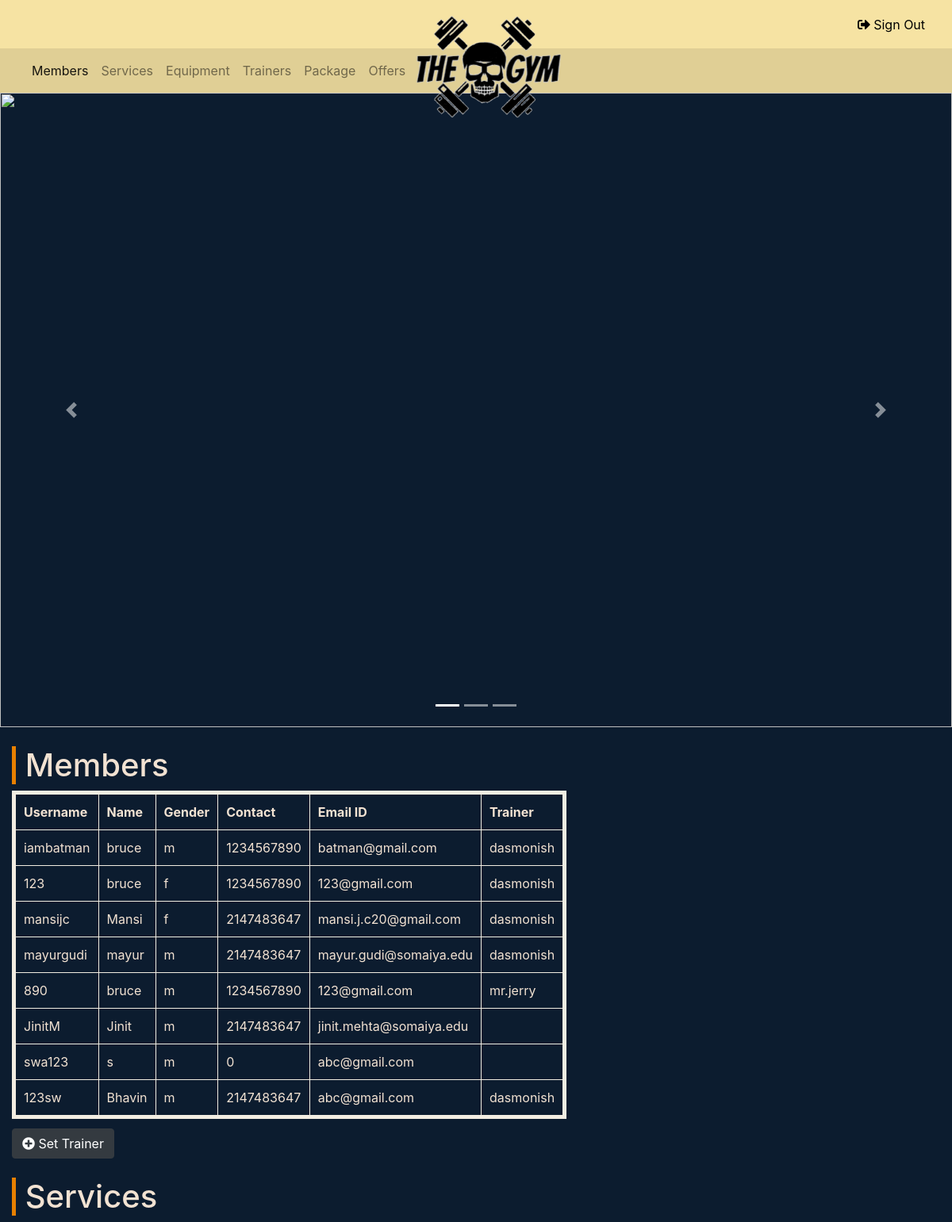
The app's page /admin.php (upper part) with its own data.
### tables this page shows
CREATE TABLE `member` (
  `username` varchar(20) NOT NULL,
  `password` varchar(20) NOT NULL,
  `fname` varchar(20) NOT NULL,
  `mname` varchar(20) NOT NULL,
  `lname` varchar(20) NOT NULL,
  `gender` varchar(1) NOT NULL,
  `dobday` int(2) NOT NULL,
  `dobmonth` varchar(10) NOT NULL,
  `dobyear` int(4) NOT NULL,
  `contact` int(10) NOT NULL,
  `email` varchar(50) NOT NULL,
  `bgroup` varchar(3) NOT NULL,
  `height` int(3) NOT NULL,
  `weight` int(3) NOT NULL
);

CREATE TABLE `schedule` (
  `s_id` int(11) NOT NULL,
  `m_username` varchar(20) NOT NULL,
  `td_username` varchar(20) NOT NULL
);

### admin.php (the view, shortened to what this page needs)
<!DOCTYPE html>
<html>
<head>
	<link rel="stylesheet" type="text/css" href="admin.css">
<link rel="stylesheet" href="https://stackpath.bootstrapcdn.com/bootstrap/4.1.3/css/bootstrap.min.css">
	<link rel="stylesheet" href="https://use.fontawesome.com/releases/v5.2.0/css/all.css">
  <?php
  require 'server.php';
  ?>
	</head>
<body>
  <div class="container-fluid" style="background-color: #f6e3a3;">
      <a href="logout.php"><button type="button" class="btn btn-primary-outline" style="margin: 1% 1% 1% 90%;"><i class="fas fa-sign-out-alt"></i><span id="hidden-xs">  Sign Out</span></button></a>
    </div>
    <nav class="container-fluid navbar navbar-expand-lg sticky-top navbar-light" style="background-color: #e0cf95;">
    <a class="navbar-brand" href="#"><img id="brand-logo" src="images/logo.png"></a>
      <div class="collapse navbar-collapse" id="navbarNavAltMarkup">
        <div class="navbar-nav">
          <a href="#mem" class="nav-item nav-link active" href="#">Members <span class="sr-only">(current)</span></a>
          <a href="#services" class="nav-item nav-link" href="#">Services</a>
          <a href="#equipment" class="nav-item nav-link" href="#">Equipment</a>
          <a href="#trainer" class="nav-item nav-link" id="f">Trainers</a>
          <a href="#pack" class="nav-item nav-link">Package</a>
          <a href="#offer" class="nav-item nav-link">Offers</a>
        </div>
      </div>
    </nav>
		<div id="slideshow" class="carousel slide" data-ride="carousel">
		  <ol class="carousel-indicators">
		    <li data-target="#slideshow" data-slide-to="0" class="active"></li>
		    <li data-target="#slideshow" data-slide-to="1"></li>
		    <li data-target="#slideshow" data-slide-to="2"></li>
		  </ol>
		  <div class="carousel-inner">
		    <div class="carousel-item active">
		      <img src="https://images.unsplash.com/photo-1519505907962-0a6cb0167c73?ixlib=rb-0.3.5&ixid=eyJhcHBfaWQiOjEyMDd9&s=596a977cbd0024e6855fce848c280c11&auto=format&fit=crop&w=1500&q=80" class="desktop_img">
		    </div>
		  </div>
		  <a class="carousel-control-prev" href="#slideshow" role="button" data-slide="prev">
		    <span class="carousel-control-prev-icon" aria-hidden="true"></span>
		  </a>
		  <a class="carousel-control-next" href="#slideshow" role="button" data-slide="next">
		    <span class="carousel-control-next-icon" aria-hidden="true"></span>
		  </a>
		</div>
  <div class="container-fluid">
    <a name="mem"><h1>Members</h1></a>
    <div class="row" id="account-container">
      <div class="col-lg-12">
      <table border="5px" bordercolor="#f2ede2" cellpadding="10">
              <thead>
              <tr>
                  <th>Username</th>
                  <th>Name</th>
                  <th>Gender</th>
                  <th>Contact</th>
                  <th>Email ID</th>
                  <th>Trainer</th>
                </tr>
              </thead>
              <tbody>
        <?php
          $sql = 'SELECT *
              FROM member join schedule on username=m_username';
          $query = mysqli_query($conn, $sql);
              while ($row = mysqli_fetch_array($query))
              {
                echo '
                <tr>
                    <td>'.$row['username'].'</td>
                    <td>'.$row['fname'].'</td>
                    <td>'.$row['gender'].'</td>
                    <td>'.$row['contact'].'</td>
                    <td>'.$row['email'].'</td>
                    <td>'.$row['td_username'].'</td>
                </tr>';
              }
         ?>
        </tbody>
      </table>
      </div>
       <div class="col-lg-6 button-padding">
          <button class="btn btn-dark" type="submit" data-toggle="modal" data-target="#mem-trainer"><i class="fas fa-plus-circle"></i> Set Trainer</button>
      </div>
    </div>
    <br>
	<a name="services"><h1>Services</h1></a>
    <br>
    <br>
    <br>
    <br>
    <br>
</div>
</body>
</html>

### admin.css (style rules this page uses)
body { background-color: #0c1c2f !important; color:#f2e2d2 !important; }
.btn-primary-outline { background:transparent; color:#000000; padding-bottom: 0; }
#slideshow .carousel-inner { position: relative; text-align: center; color: white; font-size: 2em; margin-bottom: 2%; }
#slideshow .carousel-inner img { width:100%; height:800px; }
h1 { padding-left:1%; color: #0c1c2f; border-left: 5px solid #e88000; }
.button-padding { padding-top: 1%; }
#brand-logo { width: 200px; transform: translateX(-50%); margin-left: 50%; bottom: -65%; position: absolute; }

### records on screen
member: username "iambatman", fname "bruce", gender "m", contact "1234567890", email "batman@gmail.com", schedule.td_username "dasmonish"
member: username "123", fname "bruce", gender "f", contact "1234567890", email "123@gmail.com", schedule.td_username "dasmonish"
member: username "mansijc", fname "Mansi", gender "f", contact "2147483647", email "mansi.j.c20@gmail.com", schedule.td_username "dasmonish"
member: username "mayurgudi", fname "mayur", gender "m", contact "2147483647", email "mayur.gudi@somaiya.edu", schedule.td_username "dasmonish"
member: username "890", fname "bruce", gender "m", contact "1234567890", email "123@gmail.com", schedule.td_username "mr.jerry"
member: username "JinitM", fname "Jinit", gender "m", contact "2147483647", email "jinit.mehta@somaiya.edu"
member: username "swa123", fname "s", gender "m", contact "0", email "abc@gmail.com"
member: username "123sw", fname "Bhavin", gender "m", contact "2147483647", email "abc@gmail.com", schedule.td_username "dasmonish"
